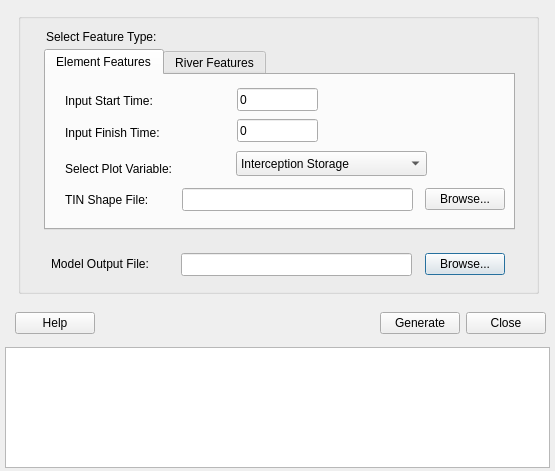
<ui version="4.0" >
 <author></author>
 <comment></comment>
 <exportmacro></exportmacro>
 <class>spatialPlotDialog</class>
 <widget class="QDialog" name="spatialPlotDialog" >
  <property name="geometry" >
   <rect>
    <x>0</x>
    <y>0</y>
    <width>555</width>
    <height>471</height>
   </rect>
  </property>
  <property name="windowTitle" >
   <string>Spatial Plots</string>
  </property>
  <widget class="QTextBrowser" name="textBrowser" >
   <property name="geometry" >
    <rect>
     <x>5</x>
     <y>347</y>
     <width>545</width>
     <height>121</height>
    </rect>
   </property>
  </widget>
  <widget class="QGroupBox" name="groupBox" >
   <property name="geometry" >
    <rect>
     <x>18</x>
     <y>13</y>
     <width>521</width>
     <height>281</height>
    </rect>
   </property>
   <property name="title" >
    <string/>
   </property>
   <widget class="QLabel" name="label" >
    <property name="geometry" >
     <rect>
      <x>28</x>
      <y>15</y>
      <width>121</width>
      <height>17</height>
     </rect>
    </property>
    <property name="text" >
     <string>Select Feature Type:</string>
    </property>
   </widget>
   <widget class="QLabel" name="label_4" >
    <property name="geometry" >
     <rect>
      <x>33</x>
      <y>242</y>
      <width>111</width>
      <height>17</height>
     </rect>
    </property>
    <property name="text" >
     <string>Model Output File:</string>
    </property>
   </widget>
   <widget class="QWidget" name="layoutWidget_2" >
    <property name="geometry" >
     <rect>
      <x>404</x>
      <y>231</y>
      <width>83</width>
      <height>40</height>
     </rect>
    </property>
    <layout class="QHBoxLayout" >
     <property name="margin" >
      <number>0</number>
     </property>
     <property name="spacing" >
      <number>6</number>
     </property>
     <item>
      <spacer>
       <property name="orientation" >
        <enum>Qt::Horizontal</enum>
       </property>
       <property name="sizeHint" >
        <size>
         <width>131</width>
         <height>31</height>
        </size>
       </property>
      </spacer>
     </item>
     <item>
      <widget class="QPushButton" name="pushButtonFileName" >
       <property name="text" >
        <string>Browse...</string>
       </property>
      </widget>
     </item>
    </layout>
   </widget>
   <widget class="QTabWidget" name="tabWidget" >
    <property name="geometry" >
     <rect>
      <x>26</x>
      <y>36</y>
      <width>471</width>
      <height>181</height>
     </rect>
    </property>
    <widget class="QWidget" name="tab" >
     <attribute name="title" >
      <string>Element Features</string>
     </attribute>
     <widget class="QLabel" name="label_7" >
      <property name="geometry" >
       <rect>
        <x>19</x>
        <y>49</y>
        <width>121</width>
        <height>17</height>
       </rect>
      </property>
      <property name="text" >
       <string>Input Finish Time:</string>
      </property>
     </widget>
     <widget class="QLabel" name="label_3" >
      <property name="geometry" >
       <rect>
        <x>19</x>
        <y>85</y>
        <width>121</width>
        <height>17</height>
       </rect>
      </property>
      <property name="text" >
       <string>Select Plot Variable:</string>
      </property>
     </widget>
     <widget class="QLabel" name="label_2" >
      <property name="geometry" >
       <rect>
        <x>19</x>
        <y>17</y>
        <width>111</width>
        <height>17</height>
       </rect>
      </property>
      <property name="text" >
       <string>Input Start Time:</string>
      </property>
     </widget>
     <widget class="QWidget" name="layoutWidget_3" >
      <property name="geometry" >
       <rect>
        <x>376</x>
        <y>104</y>
        <width>83</width>
        <height>40</height>
       </rect>
      </property>
      <layout class="QHBoxLayout" >
       <property name="margin" >
        <number>0</number>
       </property>
       <property name="spacing" >
        <number>6</number>
       </property>
       <item>
        <spacer>
         <property name="orientation" >
          <enum>Qt::Horizontal</enum>
         </property>
         <property name="sizeHint" >
          <size>
           <width>131</width>
           <height>31</height>
          </size>
         </property>
        </spacer>
       </item>
       <item>
        <widget class="QPushButton" name="pushButtonEleShape" >
         <property name="text" >
          <string>Browse...</string>
         </property>
        </widget>
       </item>
      </layout>
     </widget>
     <widget class="QComboBox" name="comboBoxEleVariable" >
      <property name="geometry" >
       <rect>
        <x>190</x>
        <y>76</y>
        <width>191</width>
        <height>25</height>
       </rect>
      </property>
      <item>
       <property name="text" >
        <string>Interception Storage</string>
       </property>
      </item>
      <item>
       <property name="text" >
        <string>Saturated State</string>
       </property>
      </item>
      <item>
       <property name="text" >
        <string>Unsaturated State</string>
       </property>
      </item>
      <item>
       <property name="text" >
        <string>Surface State</string>
       </property>
      </item>
      <item>
       <property name="text" >
        <string>Evaporation from Canopy</string>
       </property>
      </item>
      <item>
       <property name="text" >
        <string>ET1</string>
       </property>
      </item>
      <item>
       <property name="text" >
        <string>ET2</string>
       </property>
      </item>
      <item>
       <property name="text" >
        <string>Precipitation</string>
       </property>
      </item>
      <item>
       <property name="text" >
        <string>Net Precipitation</string>
       </property>
      </item>
      <item>
       <property name="text" >
        <string>Infiltration</string>
       </property>
      </item>
      <item>
       <property name="text" >
        <string>Groundwater Recharge</string>
       </property>
      </item>
     </widget>
     <widget class="QLabel" name="label_9" >
      <property name="geometry" >
       <rect>
        <x>19</x>
        <y>116</y>
        <width>121</width>
        <height>17</height>
       </rect>
      </property>
      <property name="text" >
       <string>TIN Shape File:</string>
      </property>
     </widget>
     <widget class="QLineEdit" name="lineEditEleStart" >
      <property name="geometry" >
       <rect>
        <x>191</x>
        <y>13</y>
        <width>81</width>
        <height>23</height>
       </rect>
      </property>
      <property name="toolTip" >
       <string comment="Enter Feature ID" >Start Time</string>
      </property>
      <property name="text" >
       <string>0</string>
      </property>
     </widget>
     <widget class="QLineEdit" name="lineEditEleFinish" >
      <property name="geometry" >
       <rect>
        <x>191</x>
        <y>44</y>
        <width>81</width>
        <height>23</height>
       </rect>
      </property>
      <property name="toolTip" >
       <string comment="Enter Feature ID" >End Time</string>
      </property>
      <property name="text" >
       <string>0</string>
      </property>
     </widget>
     <widget class="QLineEdit" name="lineEditEleShape" >
      <property name="geometry" >
       <rect>
        <x>136</x>
        <y>113</y>
        <width>231</width>
        <height>23</height>
       </rect>
      </property>
      <property name="toolTip" >
       <string comment="Enter Feature ID" >Enter Time-Average Interval</string>
      </property>
      <property name="text" >
       <string/>
      </property>
     </widget>
    </widget>
    <widget class="QWidget" name="tab_2" >
     <attribute name="title" >
      <string>River Features</string>
     </attribute>
     <widget class="QLabel" name="label_6" >
      <property name="geometry" >
       <rect>
        <x>19</x>
        <y>17</y>
        <width>111</width>
        <height>17</height>
       </rect>
      </property>
      <property name="text" >
       <string>Input Start Time:</string>
      </property>
     </widget>
     <widget class="QLabel" name="label_8" >
      <property name="geometry" >
       <rect>
        <x>19</x>
        <y>49</y>
        <width>121</width>
        <height>17</height>
       </rect>
      </property>
      <property name="text" >
       <string>Input Finish Time:</string>
      </property>
     </widget>
     <widget class="QLabel" name="label_5" >
      <property name="geometry" >
       <rect>
        <x>19</x>
        <y>85</y>
        <width>121</width>
        <height>17</height>
       </rect>
      </property>
      <property name="text" >
       <string>Select Plot Variable:</string>
      </property>
     </widget>
     <widget class="QWidget" name="layoutWidget_4" >
      <property name="geometry" >
       <rect>
        <x>376</x>
        <y>104</y>
        <width>83</width>
        <height>40</height>
       </rect>
      </property>
      <layout class="QHBoxLayout" >
       <property name="margin" >
        <number>0</number>
       </property>
       <property name="spacing" >
        <number>6</number>
       </property>
       <item>
        <spacer>
         <property name="orientation" >
          <enum>Qt::Horizontal</enum>
         </property>
         <property name="sizeHint" >
          <size>
           <width>131</width>
           <height>31</height>
          </size>
         </property>
        </spacer>
       </item>
       <item>
        <widget class="QPushButton" name="pushButtonRivShape" >
         <property name="text" >
          <string>Browse...</string>
         </property>
        </widget>
       </item>
      </layout>
     </widget>
     <widget class="QLineEdit" name="lineEditRivFinish" >
      <property name="geometry" >
       <rect>
        <x>191</x>
        <y>44</y>
        <width>81</width>
        <height>23</height>
       </rect>
      </property>
      <property name="toolTip" >
       <string comment="Enter Feature ID" >End Time</string>
      </property>
      <property name="text" >
       <string>0</string>
      </property>
     </widget>
     <widget class="QComboBox" name="comboBoxRivVariable" >
      <property name="geometry" >
       <rect>
        <x>190</x>
        <y>76</y>
        <width>191</width>
        <height>25</height>
       </rect>
      </property>
      <item>
       <property name="text" >
        <string>Head</string>
       </property>
      </item>
      <item>
       <property name="text" >
        <string>Inflow</string>
       </property>
      </item>
      <item>
       <property name="text" >
        <string>Outflow</string>
       </property>
      </item>
      <item>
       <property name="text" >
        <string>Base Flow</string>
       </property>
      </item>
      <item>
       <property name="text" >
        <string>Surface Flow</string>
       </property>
      </item>
      <item>
       <property name="text" >
        <string>Base Flow Left</string>
       </property>
      </item>
      <item>
       <property name="text" >
        <string>Base Flow Right</string>
       </property>
      </item>
      <item>
       <property name="text" >
        <string>Surface Flow Left</string>
       </property>
      </item>
      <item>
       <property name="text" >
        <string>Surface Flow Right</string>
       </property>
      </item>
     </widget>
     <widget class="QLineEdit" name="lineEditRivShape" >
      <property name="geometry" >
       <rect>
        <x>136</x>
        <y>113</y>
        <width>231</width>
        <height>23</height>
       </rect>
      </property>
      <property name="toolTip" >
       <string comment="Enter Feature ID" >Enter Time-Average Interval</string>
      </property>
      <property name="text" >
       <string/>
      </property>
     </widget>
     <widget class="QLineEdit" name="lineEditRivStart" >
      <property name="geometry" >
       <rect>
        <x>191</x>
        <y>13</y>
        <width>81</width>
        <height>23</height>
       </rect>
      </property>
      <property name="toolTip" >
       <string comment="Enter Feature ID" >Start Time</string>
      </property>
      <property name="text" >
       <string>0</string>
      </property>
     </widget>
     <widget class="QLabel" name="label_10" >
      <property name="geometry" >
       <rect>
        <x>19</x>
        <y>116</y>
        <width>121</width>
        <height>17</height>
       </rect>
      </property>
      <property name="text" >
       <string>River Shape File:</string>
      </property>
     </widget>
    </widget>
   </widget>
   <widget class="QLineEdit" name="lineEditFileName" >
    <property name="geometry" >
     <rect>
      <x>163</x>
      <y>240</y>
      <width>231</width>
      <height>23</height>
     </rect>
    </property>
   </widget>
  </widget>
  <widget class="QWidget" name="layoutWidget" >
   <property name="geometry" >
    <rect>
     <x>15</x>
     <y>303</y>
     <width>531</width>
     <height>40</height>
    </rect>
   </property>
   <layout class="QHBoxLayout" >
    <property name="margin" >
     <number>0</number>
    </property>
    <property name="spacing" >
     <number>6</number>
    </property>
    <item>
     <widget class="QPushButton" name="pushButtonHelp" >
      <property name="text" >
       <string>Help</string>
      </property>
     </widget>
    </item>
    <item>
     <spacer>
      <property name="orientation" >
       <enum>Qt::Horizontal</enum>
      </property>
      <property name="sizeHint" >
       <size>
        <width>131</width>
        <height>31</height>
       </size>
      </property>
     </spacer>
    </item>
    <item>
     <widget class="QPushButton" name="pushButtonGenerate" >
      <property name="text" >
       <string>Generate</string>
      </property>
     </widget>
    </item>
    <item>
     <widget class="QPushButton" name="cancelButton" >
      <property name="text" >
       <string>Close</string>
      </property>
     </widget>
    </item>
   </layout>
  </widget>
 </widget>
 <pixmapfunction></pixmapfunction>
 <resources/>
 <connections>
  <connection>
   <sender>cancelButton</sender>
   <signal>clicked()</signal>
   <receiver>spatialPlotDialog</receiver>
   <slot>reject()</slot>
   <hints>
    <hint type="sourcelabel" >
     <x>369</x>
     <y>253</y>
    </hint>
    <hint type="destinationlabel" >
     <x>179</x>
     <y>282</y>
    </hint>
   </hints>
  </connection>
 </connections>
</ui>
